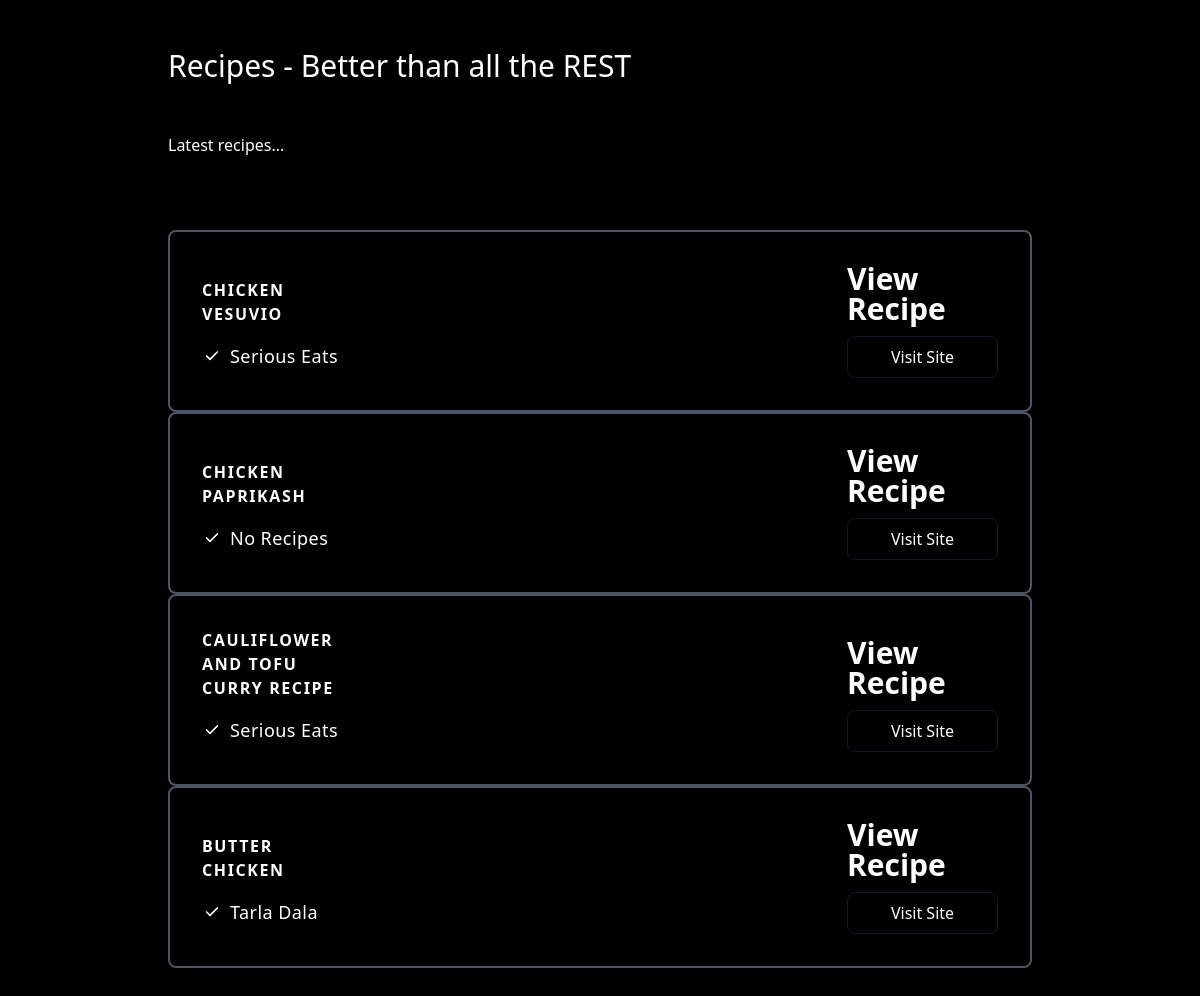
Before: / with the older database file.
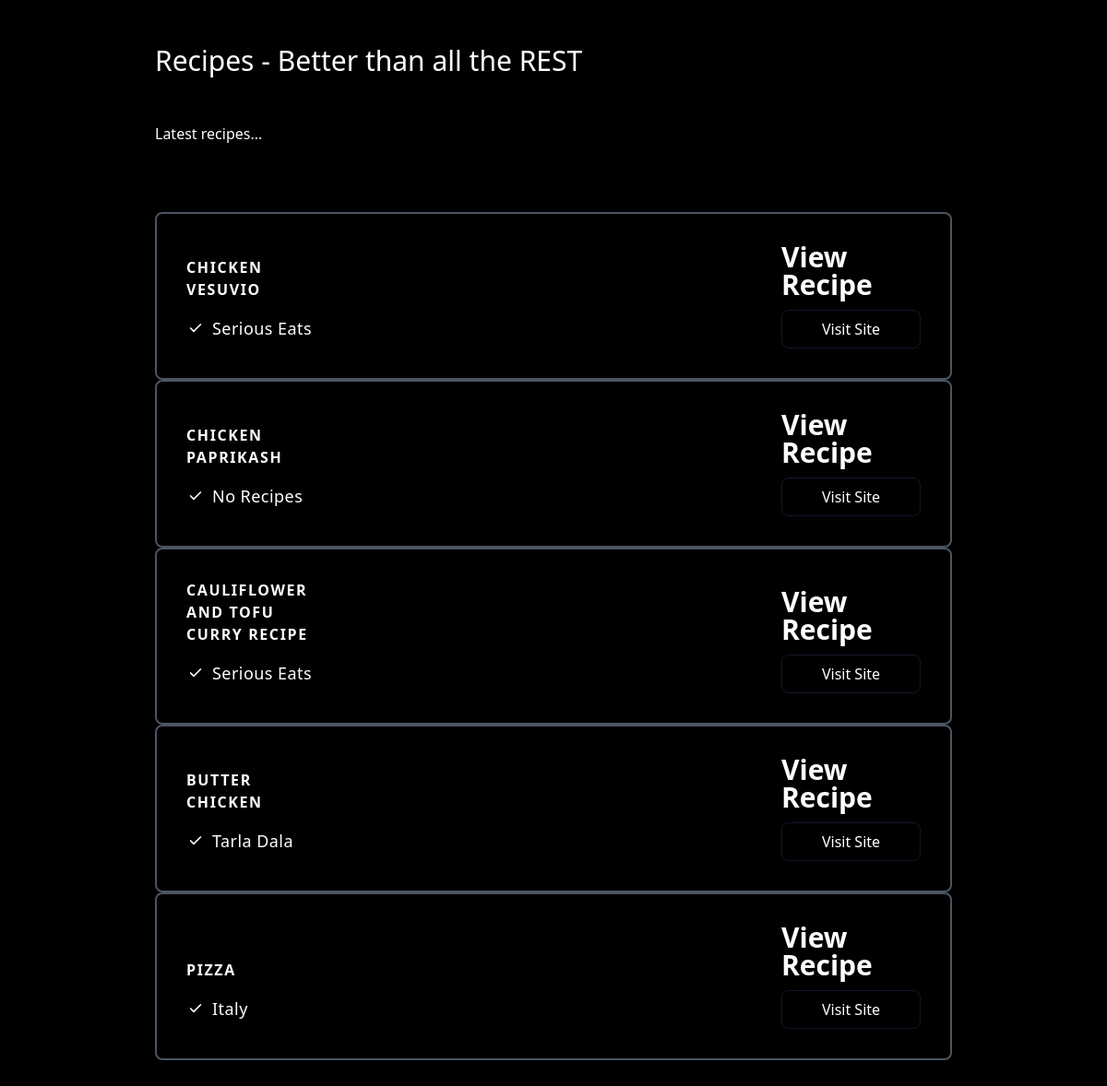
After: the same page with the newer database file.
### app/models/recipe.py (models this page shows)
class Recipe(Base):
    id = Column(Integer, primary_key=True, index=True)
    label = Column(String(256), nullable=False)
    url = Column(String(256), index=True, nullable=True)
    source = Column(String(256), nullable=True)
    submitter_id = Column(Integer, ForeignKey("user.id"), nullable=True)
    submitter = relationship("User", back_populates="recipes")

### app/main.py (the view)
@root_router.get("/", status_code=200)
def root(
    request: Request,
    db: Session = Depends(deps.get_db),
) -> dict:
    recipes = crud.recipe.get_multi(db=db, limit=10)
    return TEMPLATES.TemplateResponse(
        "index.html",
        {"request": request, "recipes": recipes},
    )

### app/templates/index.html
<!DOCTYPE html>
<html>
  <head>
      <link href="https://unpkg.com/tailwindcss@^2/dist/tailwind.min.css" rel="stylesheet">
  </head>
  <body>
    <section class="bg-black ">
        <div class="container px-5 py-12 mx-auto lg:px-20">
            <div class="flex flex-col flex-wrap pb-6 mb-12 text-white ">
                <h1 class="mb-12 text-3xl font-medium text-white">
                    Recipes - Better than all the REST
                </h1>
                    <p class="text-base leading-relaxed">
                        Latest recipes...</p>
            </div>
            {% for recipe in recipes %}
                <div
                    class="flex flex-wrap items-end justify-start w-full transition duration-500 ease-in-out transform bg-black border-2 border-gray-600 rounded-lg hover:border-white ">
                    <div class="w-full xl:w-1/4 md:w-1/4">
                        <div class="relative flex flex-col h-full p-8 ">
                            <h2 class="mb-4 font-semibold tracking-widest text-white uppercase title-font">
                                {{recipe.label}}
                            </h2>
                            <p class="flex items-center mb-2 text-lg font-normal tracking-wide text-white">
                                <span
                                    class="inline-flex items-center justify-center flex-shrink-0 w-5 h-5 mr-2 text-white rounded-full bg-blue-1300">
                                    <svg fill="none" stroke="currentColor" stroke-linecap="round"
                                        stroke-linejoin="round" stroke-width="2.5" class="w-4 h-4" viewBox="0 0 24 24">
                                        <path d="M20 6L9 17l-5-5"></path>
                                    </svg>
                                </span>{{recipe.source}}
                            </p>
                        </div>
                    </div>
                    <div class="w-full xl:w-1/4 md:w-1/4 lg:ml-auto">
                        <div class="relative flex flex-col h-full p-8">
                            <h1 class="flex items-end mx-auto text-3xl font-black leading-none text-white ">
                                <span>View Recipe </span>
                            </h1>
                            <button
                                    class="w-full px-4 py-2 mx-auto mt-3 text-white transition duration-500 ease-in-out transform border border-gray-900 rounded-lg text-md hover:bg-gray-900 focus:shadow-outline focus:outline-none focus:ring-2 ring-offset-current ring-offset-2 focus:border-gray-700 focus:bg-gray-800 "><a href="{{recipe.url}}">Visit Site</a>
                            </button>
                        </div>
                    </div>
                </div>
            {% endfor %}
        </div>
    </section>
  </body>
</html>

Changed rows visible on the page:
added Recipe: label "PIZZA", source "Italy"
